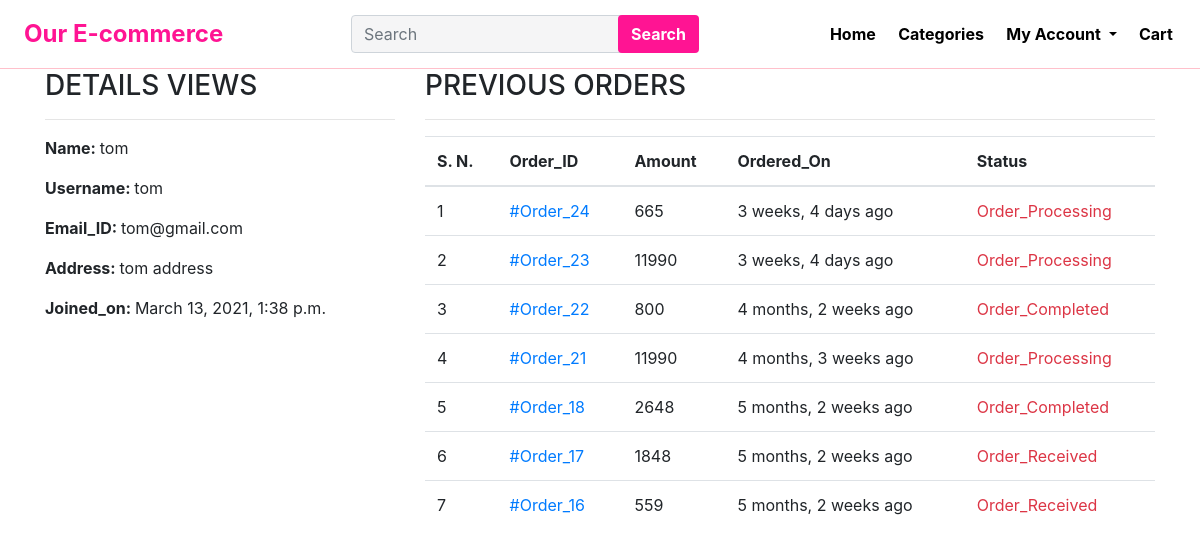
Page /Profile/ (signed in) on the earlier database version.
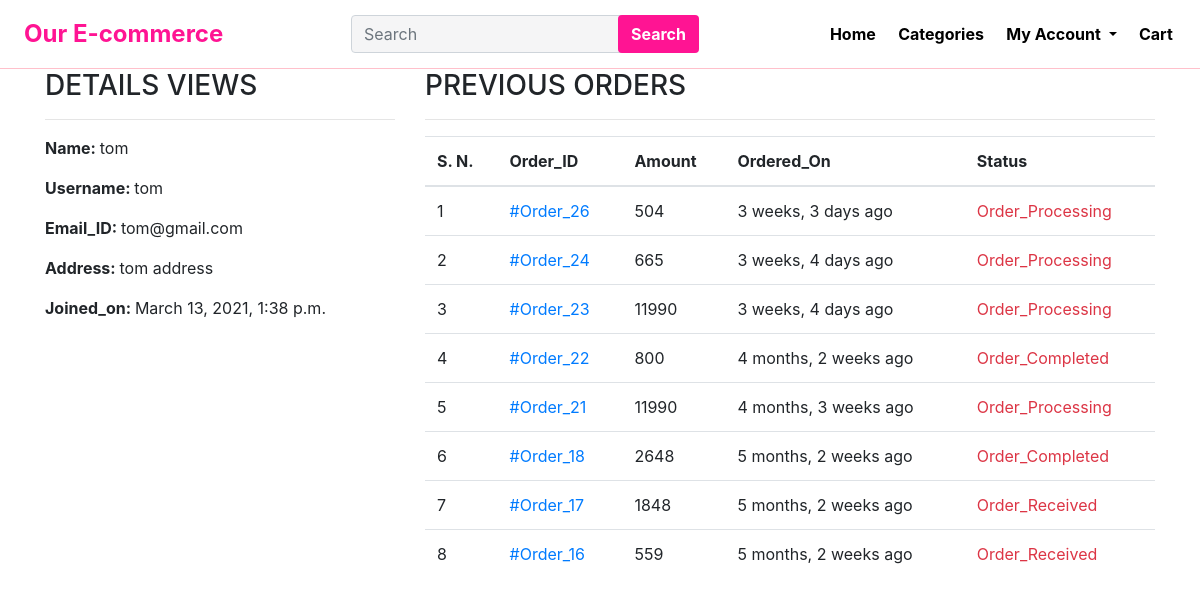
Same page on the later database version.
### EShop/models.py (models this page shows, shortened)
class Order(models.Model):
    cart = models.OneToOneField(Cart, on_delete=models.CASCADE)
    ordered_by = models.CharField(max_length=200)
    shipping_address = models.CharField(max_length=200)
    mobile = models.CharField(max_length=20)
    email = models.EmailField(null=True, blank=True)
    subtotal = models.PositiveIntegerField()
    discount = models.PositiveIntegerField()
    total = models.PositiveIntegerField()
    order_status = models.CharField(max_length=100, choices=view_status)
    created_at = models.DateTimeField(auto_now_add=True)

### EShop/views.py (the view)
# urls.py: path('Profile/', CustomerProfileView.as_view(), name='customerprofile'),
class CustomerProfileView(TemplateView):
    template_name = 'customerprofile.html'
    def dispatch(self, request, *args, **kwargs):
        if request.user.is_authenticated and Customer.objects.filter(user=request.user).exists():
            pass
        else:
            return redirect("/login/?next=/profile/")
        return super().dispatch(request, *args, **kwargs)
    def get_context_data(self,  *args, **kwargs):
        context = super().get_context_data(**kwargs)
        customer = self.request.user.customer
        context['customer'] = customer
        orders = Order.objects.filter(cart__customer=customer).order_by('-id')
        context['orders'] = orders
        return context

### templates/customerprofile.html (shortened to what this page needs)
{% extends 'base.html' %}
{% block body %}
    <div class="container">
        <div class="row">
            <div class="col-md-4">
                <h3>DETAILS VIEWS</h3><hr>
                <p><span class="font-weight-bold">Name: </span>{{ customer.full_name }}</p>
                <p><span class="font-weight-bold">Username: </span>{{ customer.user.username }}</p>
                <p><span class="font-weight-bold">Email_ID: </span>{{ customer.user.email}}</p>
                <p><span class="font-weight-bold">Address: </span>{{ customer.address }}</p>
                <p><span class="font-weight-bold">Joined_on: </span>{{ customer.joined_on }}</p>
            </div>
            <div class="col-md-8">
                <h3>PREVIOUS ORDERS</h3><hr>
                <table class="table">
                    <thead>
                        <tr>
                            <th>S. N.</th>
                            <th>Order_ID</th>
                            <th>Amount</th>
                            <th>Ordered_On</th>
                            <th>Status</th>
                        </tr>
                    </thead>
                    <tbody>
                        {% for ord in orders %}
                            <tr>
                                <td>{{forloop.counter}}</td>
                                <td> <a href="{% url 'EShop:customerorderdetail' ord.id %}"> #Order_{{ord.id}}</a></td>
                                <td>{{ord.total}}</td>
                                <td>{{ord.created_at | timesince}} ago</td>
                                <td class="text-danger">{{ord.order_status}}</td>
                            </tr>
                        {% endfor %}
                    </tbody>
                </table>
            </div>
        </div>
    </div>
{% endblock %}

Differences in the rows shown:
added Order: id "26", total "504", created_at "3 weeks, 3 days", order_status "Order_Processing"
